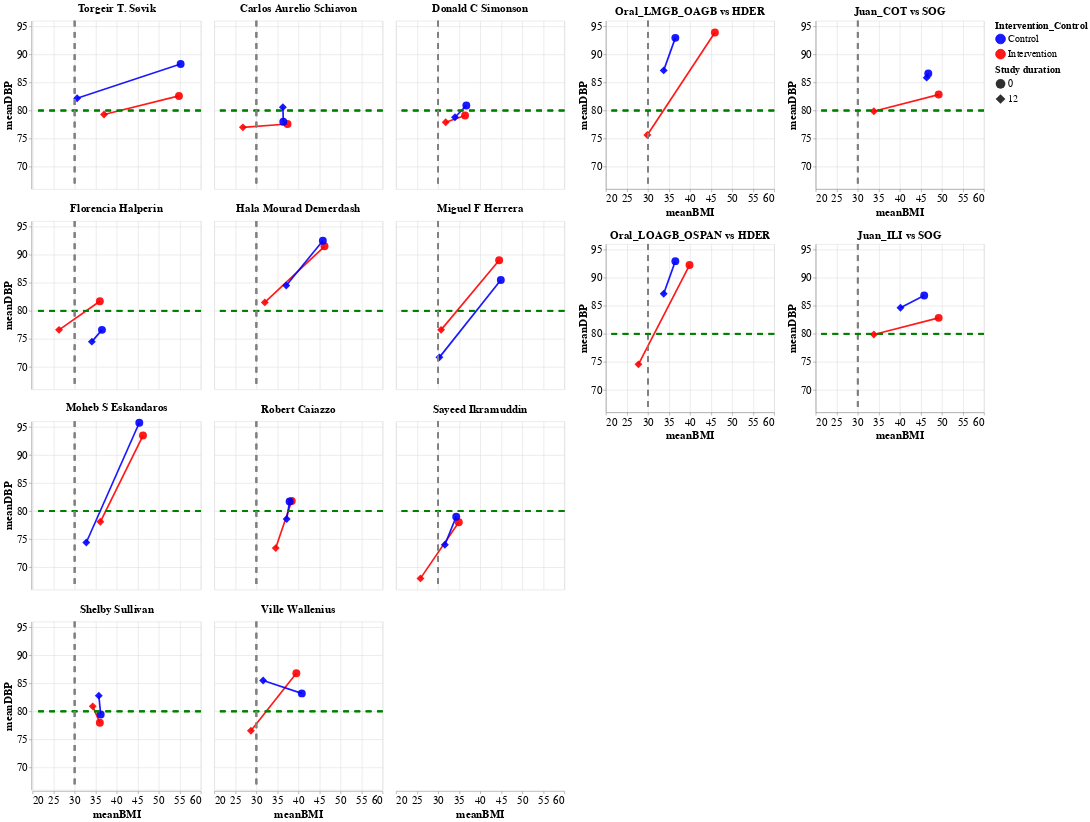

Source (notebook cell):
### Code cell
# Read in the Study_Pop_BMI_DBP data
DBP = pd.read_csv("../Data/Study_Pop_BMI_DBP.csv")

# Modify the durationofstudy columns and intervention control

DBP.rename(columns={'durationofstudy': 'Study duration','intervention_control':'Intervention_Control'}, inplace=True) # rename columns in place

# Update the entries in Intervention_control
DBP['Intervention_Control'] = DBP['Intervention_Control'].str.capitalize() # Make the first letter of the entries capital
#DBP
##### Visualize baseline and post-intervention at 12 months - DBP and split some studies with more than 2 treatment groups
df = DBP.loc[DBP['Study duration'].isin ([12,0])]
df = df.loc[~df['pmid'].isin([34554379,194696,25919069,30471927,32805133,1234567,23706413])]# Exclude papers without 12 month measures
# Filter Oral et al 
oral_LOAGB = df[(df['extracted_portion'].isin(['HDER','LOAGB-OSPAN']))]#)] and df[(df['extracted_portion'].isin(['HDER','LOAGB-OSPAN']))]# Slice the data to include just these two studies
oral_LMGB = df[(df['extracted_portion'].isin(['HDER','LMGB-OAGB']))]
chart_LOAGB = alt.Chart(oral_LOAGB).encode(alt.X('meanBMI').scale(zero=False,domain=[25, 56]),alt.Y('meanDBP').scale(zero=False,domain=[67, 96]),
                             color= alt.Color('Intervention_Control:N').scale(domain=['Control','Intervention'],range=['blue','red']),
                             tooltip=list(df.columns))
LOAGB_line = chart_LOAGB.mark_line(opacity=0.9,size=3).encode()
LOAGB_point = chart_LOAGB.mark_point(filled=True,size=200,opacity=0.9).encode(shape=alt.Shape('Study duration:N').scale(range=["circle","diamond"]))

LOAGB_y =alt.Chart(oral_LOAGB).mark_rule(strokeDash=[10, 10],color='green',size=3).encode(y=alt.datum(80))
LOAGB_x =alt.Chart(oral_LOAGB).mark_rule(strokeDash=[10, 10],color='gray',size=3).encode(x=alt.datum(30))

chart_LMGB = alt.Chart(oral_LMGB).encode(alt.X('meanBMI').scale(zero=False,domain=[25, 56]),alt.Y('meanDBP').scale(zero=False,domain=[67, 96]),
                             color= alt.Color('Intervention_Control:N').scale(domain=['Control','Intervention'],range=['blue','red']),
                             tooltip=list(df.columns))
LMGB_line = chart_LMGB.mark_line(opacity=0.9,size=3).encode()
LMGB_point = chart_LMGB.mark_point(filled=True,size=200,opacity=0.9).encode(shape=alt.Shape('Study duration:N').scale(range=["circle","diamond"]))

LMGB_y =alt.Chart(oral_LMGB).mark_rule(strokeDash=[10, 10],color='green',size=3).encode(y=alt.datum(80))
LMGB_x =alt.Chart(oral_LMGB).mark_rule(strokeDash=[10, 10],color='gray',size=3).encode(x=alt.datum(30))

# Filter on Juan et al

juan_COT = df[(df['extracted_portion'].isin(['COT','SOG']))]# Slice the data to include just these treatment groups
juan_ILI = df[(df['extracted_portion'].isin(['ILI','SOG']))] # Slice to just include this treatment arms

# Actual charts
chart_COT = alt.Chart(juan_COT).encode(alt.X('meanBMI').scale(zero=False,domain=[25, 56]),alt.Y('meanDBP').scale(zero=False,domain=[67, 96]),
                             color= alt.Color('Intervention_Control:N').scale(domain=['Control','Intervention'],range=['blue','red']),
                             tooltip=list(df.columns))
COT_line = chart_COT.mark_line(opacity=0.9,size=3).encode()
COT_point = chart_COT.mark_point(filled=True,size=200,opacity=0.9).encode(shape=alt.Shape('Study duration:N').scale(range=["circle","diamond"]))

COT_y = alt.Chart(juan_COT).mark_rule(strokeDash=[10, 10],color='green',size=3).encode(y=alt.datum(80))
COT_x = alt.Chart(juan_COT).mark_rule(strokeDash=[10, 10],color='gray',size=3).encode(x=alt.datum(30))

chart_ILI = alt.Chart(juan_ILI).encode(alt.X('meanBMI').scale(zero=False,domain=[25, 56]),alt.Y('meanDBP').scale(zero=False,domain=[67, 96]),
                             color= alt.Color('Intervention_Control:N').scale(domain=['Control','Intervention'],range=['blue','red']),
                             tooltip=list(df.columns))

ILI_line = chart_ILI.mark_line(opacity=0.9,size=3).encode()
ILI_point = chart_ILI.mark_point(filled=True,size=200,opacity=0.9).encode(shape=alt.Shape('Study duration:N').scale(range=["circle","diamond"]))
ILI_y =alt.Chart(juan_ILI).mark_rule(strokeDash=[10, 10],color='green',size=3).encode(y=alt.datum(80))
ILI_x =alt.Chart(juan_ILI).mark_rule(strokeDash=[10, 10],color='gray',size=3).encode(x=alt.datum(30))


# Exclude Oral and Juan et al
df = df.loc[~df['pmid'].isin([33963974,23163735])]# Exclude Juan and Oral et al from the main table
P = alt.Chart(df).encode(alt.X('meanBMI').scale(zero=False,domain=[25, 56]),
                         alt.Y('meanDBP').scale(zero=False,domain=[67, 96]),
                         color= alt.Color('Intervention_Control:N').scale(domain=['Control','Intervention'],range=['blue','red']),
                         tooltip=list(df.columns))#,order=alt.Order('durationofstudy:N',sort='ascending'))
p1 = P.mark_line(opacity=0.9,size=3).encode()
p2 = P.mark_point(filled=True, size=200,opacity=0.9).encode(shape=alt.Shape('Study duration:N').scale(range=["circle","diamond"]))
p3= alt.Chart(df).mark_rule(strokeDash=[10, 10],color='green',size=3).encode(y=alt.datum(80))
p4 = alt.Chart(df).mark_rule(strokeDash=[10, 10],color='gray',size=3).encode(x=alt.datum(30))
#p4.mark_text(align='left',dx=5).encode(text='BMI')

main_plot = (p1+p2+p3+p4).facet('author',columns = 3, align='all')

LOAGB = (LOAGB_line + LOAGB_point + LOAGB_x  + LOAGB_y).properties(title='Oral_LOAGB_OSPAN vs HDER')
LMGB = (LMGB_line + LMGB_point + LMGB_x + LMGB_y).properties(title='Oral_LMGB_OAGB vs HDER')
COT =  (COT_line + COT_point + COT_x + COT_y).properties(title='Juan_COT vs SOG')
ILI =  (ILI_line + ILI_point + ILI_x + ILI_y).properties(title='Juan_ILI vs SOG')

# Combine all plots
DBP_plot = main_plot | LMGB & LOAGB | COT & ILI # '|' combine horizontally and '&' combine vertically
DBP_plot.configure_axis(
    labelFontSize=20,
    titleFontSize=20
).configure_title(
    fontSize=20
).configure_legend(
    titleFontSize=18,
    labelFontSize=18,
symbolSize = 300).configure_headerFacet(labelFontSize=20,labelFontWeight='bold', title= None)

### Figure 1 — Vega-Lite specification as saved in the notebook (floating-point values rounded to 4 significant figures)
{"config": {"view": {"continuousWidth": 300, "continuousHeight": 300}, "axis": {"labelFontSize": 20, "titleFontSize": 20}, "headerFacet": {"labelFontSize": 20, "labelFontWeight": "bold", "title": null}, "legend": {"labelFontSize": 18, "symbolSize": 300, "titleFontSize": 18}, "title": {"fontSize": 20}}, "hconcat": [{"data": {"name": "data-70e01132e19c4f62168e6bc2b760a03b"}, "facet": {"field": "author", "type": "nominal"}, "spec": {"layer": [{"mark": {"type": "line", "opacity": 0.9, "size": 3}, "encoding": {"color": {"field": "Intervention_Control", "scale": {"domain": ["Control", "Intervention"], "range": ["blue", "red"]}, "type": "nominal"}, "tooltip": [{"field": "pmid", "type": "quantitative"}, {"field": "doi", "type": "nominal"}, {"field": "author", "type": "nominal"}, {"field": "publicationyear", "type": "quantitative"}, {"field": "population", "type": "nominal"}, {"field": "totalsamplesize", "type": "quantitative"}, {"field": "sex", "type": "nominal"}, {"field": "Study duration", "type": "quantitative"}, {"field": "noofMALES", "type": "quantitative"}, {"field": "noofFEMALES", "type": "quantitative"}, {"field": "meanBMI", "type": "quantitative"}, {"field": "meanDBP", "type": "quantitative"}, {"field": "Intervention_Control", "type": "nominal"}, {"field": "extracted_portion", "type": "nominal"}], "x": {"field": "meanBMI", "scale": {"zero": false, "domain": [25, 56]}, "type": "quantitative"}, "y": {"field": "meanDBP", "scale": {"zero": false, "domain": [67, 96]}, "type": "quantitative"}}}, {"mark": {"type": "point", "filled": true, "opacity": 0.9, "size": 200}, "encoding": {"color": {"field": "Intervention_Control", "scale": {"domain": ["Control", "Intervention"], "range": ["blue", "red"]}, "type": "nominal"}, "shape": {"field": "Study duration", "scale": {"range": ["circle", "diamond"]}, "type": "nominal"}, "tooltip": [{"field": "pmid", "type": "quantitative"}, {"field": "doi", "type": "nominal"}, {"field": "author", "type": "nominal"}, {"field": "publicationyear", "type": "quantitative"}, {"field": "population", "type": "nominal"}, {"field": "totalsamplesize", "type": "quantitative"}, {"field": "sex", "type": "nominal"}, {"field": "Study duration", "type": "quantitative"}, {"field": "noofMALES", "type": "quantitative"}, {"field": "noofFEMALES", "type": "quantitative"}, {"field": "meanBMI", "type": "quantitative"}, {"field": "meanDBP", "type": "quantitative"}, {"field": "Intervention_Control", "type": "nominal"}, {"field": "extracted_portion", "type": "nominal"}], "x": {"field": "meanBMI", "scale": {"zero": false, "domain": [25, 56]}, "type": "quantitative"}, "y": {"field": "meanDBP", "scale": {"zero": false, "domain": [67, 96]}, "type": "quantitative"}}}, {"mark": {"type": "rule", "color": "green", "size": 3, "strokeDash": [10, 10]}, "encoding": {"y": {"datum": 80}}}, {"mark": {"type": "rule", "color": "gray", "size": 3, "strokeDash": [10, 10]}, "encoding": {"x": {"datum": 30}}}]}, "align": "all", "columns": 3}, {"vconcat": [{"layer": [{"mark": {"type": "line", "opacity": 0.9, "size": 3}, "encoding": {"color": {"field": "Intervention_Control", "scale": {"domain": ["Control", "Intervention"], "range": ["blue", "red"]}, "type": "nominal"}, "tooltip": [{"field": "pmid", "type": "quantitative"}, {"field": "doi", "type": "nominal"}, {"field": "author", "type": "nominal"}, {"field": "publicationyear", "type": "quantitative"}, {"field": "population", "type": "nominal"}, {"field": "totalsamplesize", "type": "quantitative"}, {"field": "sex", "type": "nominal"}, {"field": "Study duration", "type": "quantitative"}, {"field": "noofMALES", "type": "quantitative"}, {"field": "noofFEMALES", "type": "quantitative"}, {"field": "meanBMI", "type": "quantitative"}, {"field": "meanDBP", "type": "quantitative"}, {"field": "Intervention_Control", "type": "nominal"}, {"field": "extracted_portion", "type": "nominal"}], "x": {"field": "meanBMI", "scale": {"zero": false, "domain": [25, 56]}, "type": "quantitative"}, "y": {"field": "meanDBP", "scale": {"zero": false, "domain": [67, 96]}, "type": "quantitative"}}}, {"mark": {"type": "point", "filled": true, "opacity": 0.9, "size": 200}, "encoding": {"color": {"field": "Intervention_Control", "scale": {"domain": ["Control", "Intervention"], "range": ["blue", "red"]}, "type": "nominal"}, "shape": {"field": "Study duration", "scale": {"range": ["circle", "diamond"]}, "type": "nominal"}, "tooltip": [{"field": "pmid", "type": "quantitative"}, {"field": "doi", "type": "nominal"}, {"field": "author", "type": "nominal"}, {"field": "publicationyear", "type": "quantitative"}, {"field": "population", "type": "nominal"}, {"field": "totalsamplesize", "type": "quantitative"}, {"field": "sex", "type": "nominal"}, {"field": "Study duration", "type": "quantitative"}, {"field": "noofMALES", "type": "quantitative"}, {"field": "noofFEMALES", "type": "quantitative"}, {"field": "meanBMI", "type": "quantitative"}, {"field": "meanDBP", "type": "quantitative"}, {"field": "Intervention_Control", "type": "nominal"}, {"field": "extracted_portion", "type": "nominal"}], "x": {"field": "meanBMI", "scale": {"zero": false, "domain": [25, 56]}, "type": "quantitative"}, "y": {"field": "meanDBP", "scale": {"zero": false, "domain": [67, 96]}, "type": "quantitative"}}}, {"mark": {"type": "rule", "color": "gray", "size": 3, "strokeDash": [10, 10]}, "encoding": {"x": {"datum": 30}}}, {"mark": {"type": "rule", "color": "green", "size": 3, "strokeDash": [10, 10]}, "encoding": {"y": {"datum": 80}}}], "data": {"name": "data-3371fa17d73fbac2c85a1d9ff26205a5"}, "title": "Oral_LMGB_OAGB vs HDER"}, {"layer": [{"mark": {"type": "line", "opacity": 0.9, "size": 3}, "encoding": {"color": {"field": "Intervention_Control", "scale": {"domain": ["Control", "Intervention"], "range": ["blue", "red"]}, "type": "nominal"}, "tooltip": [{"field": "pmid", "type": "quantitative"}, {"field": "doi", "type": "nominal"}, {"field": "author", "type": "nominal"}, {"field": "publicationyear", "type": "quantitative"}, {"field": "population", "type": "nominal"}, {"field": "totalsamplesize", "type": "quantitative"}, {"field": "sex", "type": "nominal"}, {"field": "Study duration", "type": "quantitative"}, {"field": "noofMALES", "type": "quantitative"}, {"field": "noofFEMALES", "type": "quantitative"}, {"field": "meanBMI", "type": "quantitative"}, {"field": "meanDBP", "type": "quantitative"}, {"field": "Intervention_Control", "type": "nominal"}, {"field": "extracted_portion", "type": "nominal"}], "x": {"field": "meanBMI", "scale": {"zero": false, "domain": [25, 56]}, "type": "quantitative"}, "y": {"field": "meanDBP", "scale": {"zero": false, "domain": [67, 96]}, "type": "quantitative"}}}, {"mark": {"type": "point", "filled": true, "opacity": 0.9, "size": 200}, "encoding": {"color": {"field": "Intervention_Control", "scale": {"domain": ["Control", "Intervention"], "range": ["blue", "red"]}, "type": "nominal"}, "shape": {"field": "Study duration", "scale": {"range": ["circle", "diamond"]}, "type": "nominal"}, "tooltip": [{"field": "pmid", "type": "quantitative"}, {"field": "doi", "type": "nominal"}, {"field": "author", "type": "nominal"}, {"field": "publicationyear", "type": "quantitative"}, {"field": "population", "type": "nominal"}, {"field": "totalsamplesize", "type": "quantitative"}, {"field": "sex", "type": "nominal"}, {"field": "Study duration", "type": "quantitative"}, {"field": "noofMALES", "type": "quantitative"}, {"field": "noofFEMALES", "type": "quantitative"}, {"field": "meanBMI", "type": "quantitative"}, {"field": "meanDBP", "type": "quantitative"}, {"field": "Intervention_Control", "type": "nominal"}, {"field": "extracted_portion", "type": "nominal"}], "x": {"field": "meanBMI", "scale": {"zero": false, "domain": [25, 56]}, "type": "quantitative"}, "y": {"field": "meanDBP", "scale": {"zero": false, "domain": [67, 96]}, "type": "quantitative"}}}, {"mark": {"type": "rule", "color": "gray", "size": 3, "strokeDash": [10, 10]}, "encoding": {"x": {"datum": 30}}}, {"mark": {"type": "rule", "color": "green", "size": 3, "strokeDash": [10, 10]}, "encoding": {"y": {"datum": 80}}}], "data": {"name": "data-b44500e7f7c30ddba487f64063ca4a67"}, "title": "Oral_LOAGB_OSPAN vs HDER"}]}, {"vconcat": [{"layer": [{"mark": {"type": "line", "opacity": 0.9, "size": 3}, "encoding": {"color": {"field": "Intervention_Control", "scale": {"domain": ["Control", "Intervention"], "range": ["blue", "red"]}, "type": "nominal"}, "tooltip": [{"field": "pmid", "type": "quantitative"}, {"field": "doi", "type": "nominal"}, {"field": "author", "type": "nominal"}, {"field": "publicationyear", "type": "quantitative"}, {"field": "population", "type": "nominal"}, {"field": "totalsamplesize", "type": "quantitative"}, {"field": "sex", "type": "nominal"}, {"field": "Study duration", "type": "quantitative"}, {"field": "noofMALES", "type": "quantitative"}, {"field": "noofFEMALES", "type": "quantitative"}, {"field": "meanBMI", "type": "quantitative"}, {"field": "meanDBP", "type": "quantitative"}, {"field": "Intervention_Control", "type": "nominal"}, {"field": "extracted_portion", "type": "nominal"}], "x": {"field": "meanBMI", "scale": {"zero": false, "domain": [25, 56]}, "type": "quantitative"}, "y": {"field": "meanDBP", "scale": {"zero": false, "domain": [67, 96]}, "type": "quantitative"}}}, {"mark": {"type": "point", "filled": true, "opacity": 0.9, "size": 200}, "encoding": {"color": {"field": "Intervention_Control", "scale": {"domain": ["Control", "Intervention"], "range": ["blue", "red"]}, "type": "nominal"}, "shape": {"field": "Study duration", "scale": {"range": ["circle", "diamond"]}, "type": "nominal"}, "tooltip": [{"field": "pmid", "type": "quantitative"}, {"field": "doi", "type": "nominal"}, {"field": "author", "type": "nominal"}, {"field": "publicationyear", "type": "quantitative"}, {"field": "population", "type": "nominal"}, {"field": "totalsamplesize", "type": "quantitative"}, {"field": "sex", "type": "nominal"}, {"field": "Study duration", "type": "quantitative"}, {"field": "noofMALES", "type": "quantitative"}, {"field": "noofFEMALES", "type": "quantitative"}, {"field": "meanBMI", "type": "quantitative"}, {"field": "meanDBP", "type": "quantitative"}, {"field": "Intervention_Control", "type": "nominal"}, {"field": "extracted_portion", "type": "nominal"}], "x": {"field": "meanBMI", "scale": {"zero": false, "domain": [25, 56]}, "type": "quantitative"}, "y": {"field": "meanDBP", "scale": {"zero": false, "domain": [67, 96]}, "type": "quantitative"}}}, {"mark": {"type": "rule", "color": "gray", "size": 3, "strokeDash": [10, 10]}, "encoding": {"x": {"datum": 30}}}, {"mark": {"type": "rule", "color": "green", "size": 3, "strokeDash": [10, 10]}, "encoding": {"y": {"datum": 80}}}], "data": {"name": "data-f4032e8cc0a94128d5d213aafe6048f1"}, "title": "Juan_COT vs SOG"}, {"layer": [{"mark": {"type": "line", "opacity": 0.9, "size": 3}, "encoding": {"color": {"field": "Intervention_Control", "scale": {"domain": ["Control", "Intervention"], "range": ["blue", "red"]}, "type": "nominal"}, "tooltip": [{"field": "pmid", "type": "quantitative"}, {"field": "doi", "type": "nominal"}, {"field": "author", "type": "nominal"}, {"field": "publicationyear", "type": "quantitative"}, {"field": "population", "type": "nominal"}, {"field": "totalsamplesize", "type": "quantitative"}, {"field": "sex", "type": "nominal"}, {"field": "Study duration", "type": "quantitative"}, {"field": "noofMALES", "type": "quantitative"}, {"field": "noofFEMALES", "type": "quantitative"}, {"field": "meanBMI", "type": "quantitative"}, {"field": "meanDBP", "type": "quantitative"}, {"field": "Intervention_Control", "type": "nominal"}, {"field": "extracted_portion", "type": "nominal"}], "x": {"field": "meanBMI", "scale": {"zero": false, "domain": [25, 56]}, "type": "quantitative"}, "y": {"field": "meanDBP", "scale": {"zero": false, "domain": [67, 96]}, "type": "quantitative"}}}, {"mark": {"type": "point", "filled": true, "opacity": 0.9, "size": 200}, "encoding": {"color": {"field": "Intervention_Control", "scale": {"domain": ["Control", "Intervention"], "range": ["blue", "red"]}, "type": "nominal"}, "shape": {"field": "Study duration", "scale": {"range": ["circle", "diamond"]}, "type": "nominal"}, "tooltip": [{"field": "pmid", "type": "quantitative"}, {"field": "doi", "type": "nominal"}, {"field": "author", "type": "nominal"}, {"field": "publicationyear", "type": "quantitative"}, {"field": "population", "type": "nominal"}, {"field": "totalsamplesize", "type": "quantitative"}, {"field": "sex", "type": "nominal"}, {"field": "Study duration", "type": "quantitative"}, {"field": "noofMALES", "type": "quantitative"}, {"field": "noofFEMALES", "type": "quantitative"}, {"field": "meanBMI", "type": "quantitative"}, {"field": "meanDBP", "type": "quantitative"}, {"field": "Intervention_Control", "type": "nominal"}, {"field": "extracted_portion", "type": "nominal"}], "x": {"field": "meanBMI", "scale": {"zero": false, "domain": [25, 56]}, "type": "quantitative"}, "y": {"field": "meanDBP", "scale": {"zero": false, "domain": [67, 96]}, "type": "quantitative"}}}, {"mark": {"type": "rule", "color": "gray", "size": 3, "strokeDash": [10, 10]}, "encoding": {"x": {"datum": 30}}}, {"mark": {"type": "rule", "color": "green", "size": 3, "strokeDash": [10, 10]}, "encoding": {"y": {"datum": 80}}}], "data": {"name": "data-6916f4fffe0824b72b78492a27de32b5"}, "title": "Juan_ILI vs SOG"}]}], "$schema": "https://vega.github.io/schema/vega-lite/v5.17.0.json", "datasets": {"data-70e01132e19c4f62168e6bc2b760a03b": [{"pmid": 21893621, "doi": "10.7326/0003-4819-155-5-201109060-00005", "author": " Torgeir T. Søvik", "publicationyear": 2011, "population": "Mixed", "totalsamplesize": 60.0, "sex": "Both", "Study duration": 0.0, "noofMALES": 8.0, "noofFEMALES": 23.0, "meanBMI": 54.8, "meanDBP": 82.6, "Intervention_Control": "Intervention", "extracted_portion": "GB"}, {"pmid": 21893621, "doi": "10.7326/0003-4819-155-5-201109060-00005", "author": " Torgeir T. Søvik", "publicationyear": 2011, "population": "Mixed", "totalsamplesize": 60.0, "sex": "Both", "Study duration": 0.0, "noofMALES": 10.0, "noofFEMALES": 19.0, "meanBMI": 55.2, "meanDBP": 88.3, "Intervention_Control": "Control", "extracted_portion": "DS"}, {"pmid": 20587720, "doi": " 10.2337/dc09-1833", "author": "Miguel F Herrera", "publicationyear": 2010, "population": "EUR", "totalsamplesize": 24.0, "sex": "Both", "Study duration": 0.0, "noofMALES": 3.0, "noofFEMALES": 8.0, "meanBMI": 44.9, "meanDBP": 85.5, "Intervention_Control": "Control", "extracted_portion": "LRYGB_Omentectomy"}, {"pmid": 20587720, "doi": " 10.2337/dc09-1833", "author": "Miguel F Herrera", "publicationyear": 2010, "population": "EUR", "totalsamplesize": 24.0, "sex": "Both", "Study duration": 0.0, "noofMALES": 1.0, "noofFEMALES": 10.0, "meanBMI": 44.5, "meanDBP": 89.0, "Intervention_Control": "Intervention", "extracted_portion": "LRYGB"}, {"pmid": 34981324, "doi": "10.1007/s11695-021-05868-y", "author": "Moheb S Eskandaros ", "publicationyear": 2022, "population": "AFR", "totalsamplesize": 150.0, "sex": "Both", "Study duration": 0.0, "noofMALES": 20.0, "noofFEMALES": 37.0, "meanBMI": 45.37, "meanDBP": 95.74, "Intervention_Control": "Control", "extracted_portion": "L-RYGB"}, {"pmid": 34981324, "doi": "10.1007/s11695-021-05868-y", "author": "Moheb S Eskandaros ", "publicationyear": 2022, "population": "AFR", "totalsamplesize": 150.0, "sex": "Both", "Study duration": 0.0, "noofMALES": 22.0, "noofFEMALES": 42.0, "meanBMI": 46.25, "meanDBP": 93.47, "Intervention_Control": "Intervention", "extracted_portion": "S-RYGB"}, {"pmid": 29133606, "doi": "10.1161/CIRCULATIONAHA.117.032130", "author": "Carlos Aurelio Schiavon ", "publicationyear": 2018, "population": "Mixed", "totalsamplesize": 100.0, "sex": "Both", "Study duration": 0.0, "noofMALES": 9.0, "noofFEMALES": 41.0, "meanBMI": 37.4, "meanDBP": 77.6, "Intervention_Control": "Intervention", "extracted_portion": "RYGBplusMT"}, {"pmid": 29133606, "doi": "10.1161/CIRCULATIONAHA.117.032130", "author": "Carlos Aurelio Schiavon ", "publicationyear": 2018, "population": "Mixed", "totalsamplesize": 100.0, "sex": "Both", "Study duration": 0.0, "noofMALES": 15.0, "noofFEMALES": 35.0, "meanBMI": 36.4, "meanDBP": 78.0, "Intervention_Control": "Control", "extracted_portion": "MT"}, {"pmid": 32540150, "doi": "10.1016/j.soard.2020.04.033", "author": "Ville Wallenius ", "publicationyear": 2020, "population": "EUR", "totalsamplesize": 49.0, "sex": "Both", "Study duration": 0.0, "noofMALES": 13.0, "noofFEMALES": 12.0, "meanBMI": 39.5, "meanDBP": 86.8, "Intervention_Control": "Intervention", "extracted_portion": "RYGB"}, {"pmid": 32540150, "doi": "10.1016/j.soard.2020.04.033", "author": "Ville Wallenius ", "publicationyear": 2020, "population": "EUR", "totalsamplesize": 49.0, "sex": "Both", "Study duration": 0.0, "noofMALES": 13.0, "noofFEMALES": 11.0, "meanBMI": 40.8, "meanDBP": 83.2, "Intervention_Control": "Control", "extracted_portion": "SG"}, {"pmid": 32889869, "doi": "10.1097/SLA.0000000000004339", "author": "Robert Caiazzo", "publicationyear": 2020, "population": "EUR", "totalsamplesize": 80.0, "sex": "Both", "Study duration": 0.0, "noofMALES": 15.0, "noofFEMALES": 34.0, "meanBMI": 38.4, "meanDBP": 81.8, "Intervention_Control": "Intervention", "extracted_portion": "DJBL"}, {"pmid": 32889869, "doi": "10.1097/SLA.0000000000004339", "author": "Robert Caiazzo", "publicationyear": 2020, "population": "EUR", "totalsamplesize": 80.0, "sex": "Both", "Study duration": 0.0, "noofMALES": 11.0, "noofFEMALES": 20.0, "meanBMI": 37.9, "meanDBP": 81.7, "Intervention_Control": "Control", "extracted_portion": "MT"}, {"pmid": 28000425, "doi": "10.1002/oby.21702", "author": "Shelby Sullivan", "publicationyear": 2016, "population": "EUR", "totalsamplesize": 332.0, "sex": "Both", "Study duration": 0.0, "noofMALES": 10.0, "noofFEMALES": 101.0, "meanBMI": 36.2, "meanDBP": 79.44, "Intervention_Control": "Control", "extracted_portion": "Sham"}, {"pmid": 28000425, "doi": "10.1002/oby.21702", "author": "Shelby Sullivan", "publicationyear": 2016, "population": "EUR", "totalsamplesize": 332.0, "sex": "Both", "Study duration": 0.0, "noofMALES": 26.0, "noofFEMALES": 195.0, "meanBMI": 36.0, "meanDBP": 77.97, "Intervention_Control": "Intervention", "extracted_portion": "POSE"}, {"pmid": 31931977, "doi": "10.1016/j.soard.2019.03.038", "author": "Donald C Simonson ", "publicationyear": 2019, "population": "Mixed", "totalsamplesize": 40.0, "sex": "Both", "Study duration": 0.0, "noofMALES": 9.0, "noofFEMALES": 9.0, "meanBMI": 36.4, "meanDBP": 79.1, "Intervention_Control": "Intervention", "extracted_portion": "LAGB"}, {"pmid": 31931977, "doi": "10.1016/j.soard.2019.03.038", "author": "Donald C Simonson ", "publicationyear": 2019, "population": "Mixed", "totalsamplesize": 40.0, "sex": "Both", "Study duration": 0.0, "noofMALES": 13.0, "noofFEMALES": 9.0, "meanBMI": 36.7, "meanDBP": 80.9, "Intervention_Control": "Control", "extracted_portion": "DWM"}, {"pmid": 23736733, "doi": "10.1001/jama.2013.5835", "author": "Sayeed Ikramuddin", "publicationyear": 2013, "population": "Mixed", "totalsamplesize": 120.0, "sex": "Both", "Study duration": 0.0, "noofMALES": 22.0, "noofFEMALES": 38.0, "meanBMI": 34.9, "meanDBP": 78.0, "Intervention_Control": "Intervention", "extracted_portion": "RYGBplusLMM"}, {"pmid": 23736733, "doi": "10.1001/jama.2013.5835", "author": "Sayeed Ikramuddin", "publicationyear": 2013, "population": "Mixed", "totalsamplesize": 120.0, "sex": "Both", "Study duration": 0.0, "noofMALES": 26.0, "noofFEMALES": 34.0, "meanBMI": 34.3, "meanDBP": 79.0, "Intervention_Control": "Control", "extracted_portion": "LMM"}, {"pmid": 24899464, "doi": "10.1001/jamasurg.2014.514", "author": "Florencia Halperin", "publicationyear": 2014, "population": "Mixed", "totalsamplesize": 43.0, "sex": "Both", "Study duration": 0.0, "noofMALES": 9.0, "noofFEMALES": 10.0, "meanBMI": 36.5, "meanDBP": 76.6, "Intervention_Control": "Control", "extracted_portion": "WhyWAIT"}, {"pmid": 24899464, "doi": "10.1001/jamasurg.2014.514", "author": "Florencia Halperin", "publicationyear": 2014, "population": "Mixed", "totalsamplesize": 43.0, "sex": "Both", "Study duration": 0.0, "noofMALES": 6.0, "noofFEMALES": 13.0, "meanBMI": 36.0, "meanDBP": 81.7, "Intervention_Control": "Intervention", "extracted_portion": "RYGB"}, {"pmid": 12345678, "doi": "https://doi.org/10.1016/j.ajme.2012.07.002", "author": "Hala Mourad Demerdash", "publicationyear": 2012, "population": "AFR", "totalsamplesize": 40.0, "sex": "Both", "Study duration": 0.0, "noofMALES": 2.0, "noofFEMALES": 14.0, "meanBMI": 46.2, "meanDBP": 91.5, "Intervention_Control": "Intervention", "extracted_portion": "RYGB"}, {"pmid": 12345678, "doi": "https://doi.org/10.1016/j.ajme.2012.07.002", "author": "Hala Mourad Demerdash", "publicationyear": 2012, "population": "AFR", "totalsamplesize": 40.0, "sex": "Both", "Study duration": 0.0, "noofMALES": 3.0, "noofFEMALES": 15.0, "meanBMI": 45.8, "meanDBP": 92.5, "Intervention_Control": "Control", "extracted_portion": "BAND"}, {"pmid": 31931977, "doi": "10.1016/j.soard.2019.03.038", "author": "Donald C Simonson ", "publicationyear": 2019, "population": "Mixed", "totalsamplesize": 40.0, "sex": "Both", "Study duration": 12.0, "noofMALES": 9.0, "noofFEMALES": 9.0, "meanBMI": 31.8, "meanDBP": 77.9, "Intervention_Control": "Intervention", "extracted_portion": "LAGB"}, {"pmid": 29133606, "doi": "10.1161/CIRCULATIONAHA.117.032130", "author": "Carlos Aurelio Schiavon ", "publicationyear": 2018, "population": "Mixed", "totalsamplesize": 100.0, "sex": "Both", "Study duration": 12.0, "noofMALES": 15.0, "noofFEMALES": 35.0, "meanBMI": 36.3, "meanDBP": 80.6, "Intervention_Control": "Control", "extracted_portion": "MT"}, {"pmid": 31931977, "doi": "10.1016/j.soard.2019.03.038", "author": "Donald C Simonson ", "publicationyear": 2019, "population": "Mixed", "totalsamplesize": 40.0, "sex": "Both", "Study duration": 12.0, "noofMALES": 13.0, "noofFEMALES": 9.0, "meanBMI": 34.0, "meanDBP": 78.8, "Intervention_Control": "Control", "extracted_portion": "DWM"}, {"pmid": 20587720, "doi": " 10.2337/dc09-1833", "author": "Miguel F Herrera", "publicationyear": 2010, "population": "EUR", "totalsamplesize": 24.0, "sex": "Both", "Study duration": 12.0, "noofMALES": 3.0, "noofFEMALES": 8.0, "meanBMI": 30.3, "meanDBP": 71.7, "Intervention_Control": "Control", "extracted_portion": "LRYGB_Omentectomy"}, {"pmid": 23736733, "doi": "10.1001/jama.2013.5835", "author": "Sayeed Ikramuddin", "publicationyear": 2013, "population": "Mixed", "totalsamplesize": 120.0, "sex": "Both", "Study duration": 12.0, "noofMALES": 26.0, "noofFEMALES": 34.0, "meanBMI": 31.6, "meanDBP": 74.0, "Intervention_Control": "Control", "extracted_portion": "LMM"}, {"pmid": 32540150, "doi": "10.1016/j.soard.2020.04.033", "author": "Ville Wallenius ", "publicationyear": 2020, "population": "EUR", "totalsamplesize": 49.0, "sex": "Both", "Study duration": 12.0, "noofMALES": 13.0, "noofFEMALES": 12.0, "meanBMI": 28.7, "meanDBP": 76.55, "Intervention_Control": "Intervention", "extracted_portion": "RYGB"}, {"pmid": 12345678, "doi": "https://doi.org/10.1016/j.ajme.2012.07.002", "author": "Hala Mourad Demerdash", "publicationyear": 2012, "population": "AFR", "totalsamplesize": 40.0, "sex": "Both", "Study duration": 12.0, "noofMALES": 3.0, "noofFEMALES": 15.0, "meanBMI": 37.1, "meanDBP": 84.5, "Intervention_Control": "Control", "extracted_portion": "BAND"}, {"pmid": 12345678, "doi": "https://doi.org/10.1016/j.ajme.2012.07.002", "author": "Hala Mourad Demerdash", "publicationyear": 2012, "population": "AFR", "totalsamplesize": 40.0, "sex": "Both", "Study duration": 12.0, "noofMALES": 2.0, "noofFEMALES": 14.0, "meanBMI": 32.0, "meanDBP": 81.5, "Intervention_Control": "Intervention", "extracted_portion": "RYGB"}, {"pmid": 32540150, "doi": "10.1016/j.soard.2020.04.033", "author": "Ville Wallenius ", "publicationyear": 2020, "population": "EUR", "totalsamplesize": 49.0, "sex": "Both", "Study duration": 12.0, "noofMALES": 13.0, "noofFEMALES": 11.0, "meanBMI": 31.6, "meanDBP": 85.5, "Intervention_Control": "Control", "extracted_portion": "SG"}, {"pmid": 32889869, "doi": "10.1097/SLA.0000000000004339", "author": "Robert Caiazzo", "publicationyear": 2020, "population": "EUR", "totalsamplesize": 80.0, "sex": "Both", "Study duration": 12.0, "noofMALES": 0.0, "noofFEMALES": 0.0, "meanBMI": 34.6, "meanDBP": 73.4, "Intervention_Control": "Intervention", "extracted_portion": "DJBL"}, {"pmid": 20587720, "doi": " 10.2337/dc09-1833", "author": "Miguel F Herrera", "publicationyear": 2010, "population": "EUR", "totalsamplesize": 24.0, "sex": "Both", "Study duration": 12.0, "noofMALES": 1.0, "noofFEMALES": 10.0, "meanBMI": 30.7, "meanDBP": 76.6, "Intervention_Control": "Intervention", "extracted_portion": "LRYGB"}, {"pmid": 21893621, "doi": "10.7326/0003-4819-155-5-201109060-00005", "author": " Torgeir T. Søvik", "publicationyear": 2011, "population": "Mixed", "totalsamplesize": 60.0, "sex": "Both", "Study duration": 12.0, "noofMALES": 8.0, "noofFEMALES": 23.0, "meanBMI": 37.0, "meanDBP": 79.3, "Intervention_Control": "Intervention", "extracted_portion": "GB"}, {"pmid": 32889869, "doi": "10.1097/SLA.0000000000004339", "author": "Robert Caiazzo", "publicationyear": 2020, "population": "EUR", "totalsamplesize": 80.0, "sex": "Both", "Study duration": 12.0, "noofMALES": 0.0, "noofFEMALES": 0.0, "meanBMI": 37.2, "meanDBP": 78.6, "Intervention_Control": "Control", "extracted_portion": "MT"}, {"pmid": 21893621, "doi": "10.7326/0003-4819-155-5-201109060-00005", "author": " Torgeir T. Søvik", "publicationyear": 2011, "population": "Mixed", "totalsamplesize": 60.0, "sex": "Both", "Study duration": 12.0, "noofMALES": 10.0, "noofFEMALES": 19.0, "meanBMI": 30.6, "meanDBP": 82.2, "Intervention_Control": "Control", "extracted_portion": "DS"}, {"pmid": 24899464, "doi": "10.1001/jamasurg.2014.514", "author": "Florencia Halperin", "publicationyear": 2014, "population": "Mixed", "totalsamplesize": 43.0, "sex": "Both", "Study duration": 12.0, "noofMALES": 9.0, "noofFEMALES": 10.0, "meanBMI": 34.1, "meanDBP": 74.5, "Intervention_Control": "Control", "extracted_portion": "WhyWAIT"}, {"pmid": 28000425, "doi": "10.1002/oby.21702", "author": "Shelby Sullivan", "publicationyear": 2016, "population": "EUR", "totalsamplesize": 332.0, "sex": "Both", "Study duration": 12.0, "noofMALES": 26.0, "noofFEMALES": 195.0, "meanBMI": 34.31, "meanDBP": 80.89, "Intervention_Control": "Intervention", "extracted_portion": "POSE"}, {"pmid": 29133606, "doi": "10.1161/CIRCULATIONAHA.117.032130", "author": "Carlos Aurelio Schiavon ", "publicationyear": 2018, "population": "Mixed", "totalsamplesize": 100.0, "sex": "Both", "Study duration": 12.0, "noofMALES": 9.0, "noofFEMALES": 41.0, "meanBMI": 26.8, "meanDBP": 77.0, "Intervention_Control": "Intervention", "extracted_portion": "RYGBplusMT"}, {"pmid": 34981324, "doi": "10.1007/s11695-021-05868-y", "author": "Moheb S Eskandaros ", "publicationyear": 2022, "population": "AFR", "totalsamplesize": 150.0, "sex": "Both", "Study duration": 12.0, "noofMALES": 22.0, "noofFEMALES": 42.0, "meanBMI": 36.12, "meanDBP": 78.09, "Intervention_Control": "Intervention", "extracted_portion": "S-RYGB"}, {"pmid": 23736733, "doi": "10.1001/jama.2013.5835", "author": "Sayeed Ikramuddin", "publicationyear": 2013, "population": "Mixed", "totalsamplesize": 120.0, "sex": "Both", "Study duration": 12.0, "noofMALES": 22.0, "noofFEMALES": 38.0, "meanBMI": 25.8, "meanDBP": 68.0, "Intervention_Control": "Intervention", "extracted_portion": "RYGBplusLMM"}, {"pmid": 24899464, "doi": "10.1001/jamasurg.2014.514", "author": "Florencia Halperin", "publicationyear": 2014, "population": "Mixed", "totalsamplesize": 43.0, "sex": "Both", "Study duration": 12.0, "noofMALES": 6.0, "noofFEMALES": 13.0, "meanBMI": 26.3, "meanDBP": 76.6, "Intervention_Control": "Intervention", "extracted_portion": "RYGB"}, {"pmid": 34981324, "doi": "10.1007/s11695-021-05868-y", "author": "Moheb S Eskandaros ", "publicationyear": 2022, "population": "AFR", "totalsamplesize": 150.0, "sex": "Both", "Study duration": 12.0, "noofMALES": 20.0, "noofFEMALES": 37.0, "meanBMI": 32.78, "meanDBP": 74.4, "Intervention_Control": "Control", "extracted_portion": "L-RYGB"}, {"pmid": 28000425, "doi": "10.1002/oby.21702", "author": "Shelby Sullivan", "publicationyear": 2016, "population": "EUR", "totalsamplesize": 332.0, "sex": "Both", "Study duration": 12.0, "noofMALES": 10.0, "noofFEMALES": 101.0, "meanBMI": 35.75, "meanDBP": 82.8, "Intervention_Control": "Control", "extracted_portion": "Sham"}], "data-3371fa17d73fbac2c85a1d9ff26205a5": [{"pmid": 33963974, "doi": "10.1007/s11695-021-05454-2", "author": "Oral Ospanov", "publicationyear": 2021, "population": "East Asian", "totalsamplesize": 60.0, "sex": "Both", "Study duration": 0.0, "noofMALES": 7.0, "noofFEMALES": 13.0, "meanBMI": 36.51, "meanDBP": 92.95, "Intervention_Control": "Control", "extracted_portion": "HDER"}, {"pmid": 33963974, "doi": "10.1007/s11695-021-05454-2", "author": "Oral Ospanov", "publicationyear": 2021, "population": "East Asian", "totalsamplesize": 60.0, "sex": "Both", "Study duration": 0.0, "noofMALES": 5.0, "noofFEMALES": 15.0, "meanBMI": 45.91, "meanDBP": 93.9, "Intervention_Control": "Intervention", "extracted_portion": "LMGB-OAGB"}, {"pmid": 33963974, "doi": "10.1007/s11695-021-05454-2", "author": "Oral Ospanov", "publicationyear": 2021, "population": "East Asian", "totalsamplesize": 60.0, "sex": "Both", "Study duration": 12.0, "noofMALES": 7.0, "noofFEMALES": 13.0, "meanBMI": 33.74, "meanDBP": 87.15, "Intervention_Control": "Control", "extracted_portion": "HDER"}, {"pmid": 33963974, "doi": "10.1007/s11695-021-05454-2", "author": "Oral Ospanov", "publicationyear": 2021, "population": "East Asian", "totalsamplesize": 60.0, "sex": "Both", "Study duration": 12.0, "noofMALES": 5.0, "noofFEMALES": 15.0, "meanBMI": 29.85, "meanDBP": 75.65, "Intervention_Control": "Intervention", "extracted_portion": "LMGB-OAGB"}], "data-b44500e7f7c30ddba487f64063ca4a67": [{"pmid": 33963974, "doi": "10.1007/s11695-021-05454-2", "author": "Oral Ospanov", "publicationyear": 2021, "population": "East Asian", "totalsamplesize": 60.0, "sex": "Both", "Study duration": 0.0, "noofMALES": 7.0, "noofFEMALES": 13.0, "meanBMI": 36.51, "meanDBP": 92.95, "Intervention_Control": "Control", "extracted_portion": "HDER"}, {"pmid": 33963974, "doi": "10.1007/s11695-021-05454-2", "author": "Oral Ospanov", "publicationyear": 2021, "population": "East Asian", "totalsamplesize": 60.0, "sex": "Both", "Study duration": 0.0, "noofMALES": 2.0, "noofFEMALES": 18.0, "meanBMI": 39.88, "meanDBP": 92.25, "Intervention_Control": "Intervention", "extracted_portion": "LOAGB-OSPAN"}, {"pmid": 33963974, "doi": "10.1007/s11695-021-05454-2", "author": "Oral Ospanov", "publicationyear": 2021, "population": "East Asian", "totalsamplesize": 60.0, "sex": "Both", "Study duration": 12.0, "noofMALES": 7.0, "noofFEMALES": 13.0, "meanBMI": 33.74, "meanDBP": 87.15, "Intervention_Control": "Control", "extracted_portion": "HDER"}, {"pmid": 33963974, "doi": "10.1007/s11695-021-05454-2", "author": "Oral Ospanov", "publicationyear": 2021, "population": "East Asian", "totalsamplesize": 60.0, "sex": "Both", "Study duration": 12.0, "noofMALES": 2.0, "noofFEMALES": 18.0, "meanBMI": 27.74, "meanDBP": 74.55, "Intervention_Control": "Intervention", "extracted_portion": "LOAGB-OSPAN"}], "data-f4032e8cc0a94128d5d213aafe6048f1": [{"pmid": 23163735, "doi": "10.1111/cen.12109", "author": "Juan Jesús Tur", "publicationyear": 2013, "population": "EUR", "totalsamplesize": 143.0, "sex": "Both", "Study duration": 0.0, "noofMALES": 11.0, "noofFEMALES": 26.0, "meanBMI": 49.23, "meanDBP": 82.84, "Intervention_Control": "Intervention", "extracted_portion": "SOG"}, {"pmid": 23163735, "doi": "10.1111/cen.12109", "author": "Juan Jesús Tur", "publicationyear": 2013, "population": "EUR", "totalsamplesize": 143.0, "sex": "Both", "Study duration": 0.0, "noofMALES": 17.0, "noofFEMALES": 29.0, "meanBMI": 46.76, "meanDBP": 86.61, "Intervention_Control": "Control", "extracted_portion": "COT"}, {"pmid": 23163735, "doi": "10.1111/cen.12109", "author": "Juan Jesús Tur", "publicationyear": 2013, "population": "EUR", "totalsamplesize": 143.0, "sex": "Both", "Study duration": 12.0, "noofMALES": 0.0, "noofFEMALES": 0.0, "meanBMI": 33.83, "meanDBP": 79.87, "Intervention_Control": "Intervention", "extracted_portion": "SOG"}, {"pmid": 23163735, "doi": "10.1111/cen.12109", "author": "Juan Jesús Tur", "publicationyear": 2013, "population": "EUR", "totalsamplesize": 143.0, "sex": "Both", "Study duration": 12.0, "noofMALES": 0.0, "noofFEMALES": 0.0, "meanBMI": 46.37, "meanDBP": 85.86, "Intervention_Control": "Control", "extracted_portion": "COT"}], "data-6916f4fffe0824b72b78492a27de32b5": [{"pmid": 23163735, "doi": "10.1111/cen.12109", "author": "Juan Jesús Tur", "publicationyear": 2013, "population": "EUR", "totalsamplesize": 143.0, "sex": "Both", "Study duration": 0.0, "noofMALES": 17.0, "noofFEMALES": 43.0, "meanBMI": 45.79, "meanDBP": 86.83, "Intervention_Control": "Control", "extracted_portion": "ILI"}, {"pmid": 23163735, "doi": "10.1111/cen.12109", "author": "Juan Jesús Tur", "publicationyear": 2013, "population": "EUR", "totalsamplesize": 143.0, "sex": "Both", "Study duration": 0.0, "noofMALES": 11.0, "noofFEMALES": 26.0, "meanBMI": 49.23, "meanDBP": 82.84, "Intervention_Control": "Intervention", "extracted_portion": "SOG"}, {"pmid": 23163735, "doi": "10.1111/cen.12109", "author": "Juan Jesús Tur", "publicationyear": 2013, "population": "EUR", "totalsamplesize": 143.0, "sex": "Both", "Study duration": 12.0, "noofMALES": 0.0, "noofFEMALES": 0.0, "meanBMI": 33.83, "meanDBP": 79.87, "Intervention_Control": "Intervention", "extracted_portion": "SOG"}, {"pmid": 23163735, "doi": "10.1111/cen.12109", "author": "Juan Jesús Tur", "publicationyear": 2013, "population": "EUR", "totalsamplesize": 143.0, "sex": "Both", "Study duration": 12.0, "noofMALES": 0.0, "noofFEMALES": 0.0, "meanBMI": 40.15, "meanDBP": 84.63, "Intervention_Control": "Control", "extracted_portion": "ILI"}]}}
